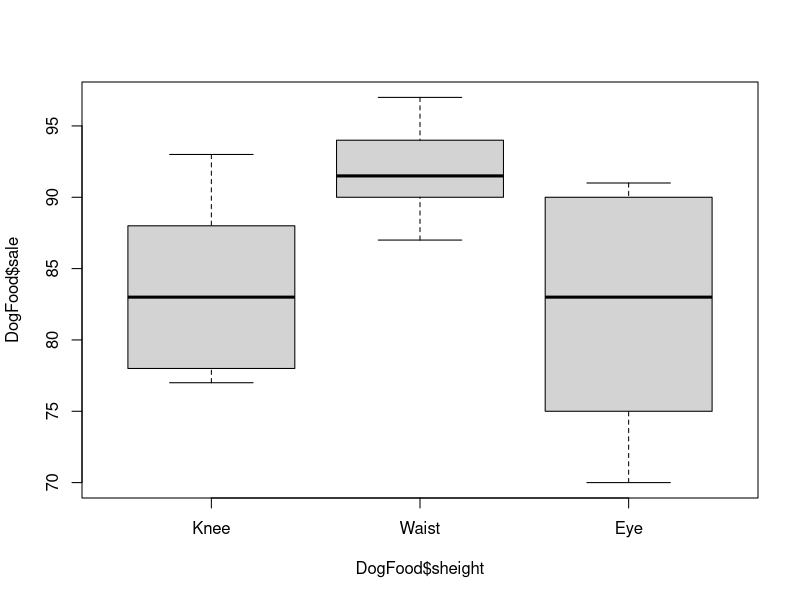
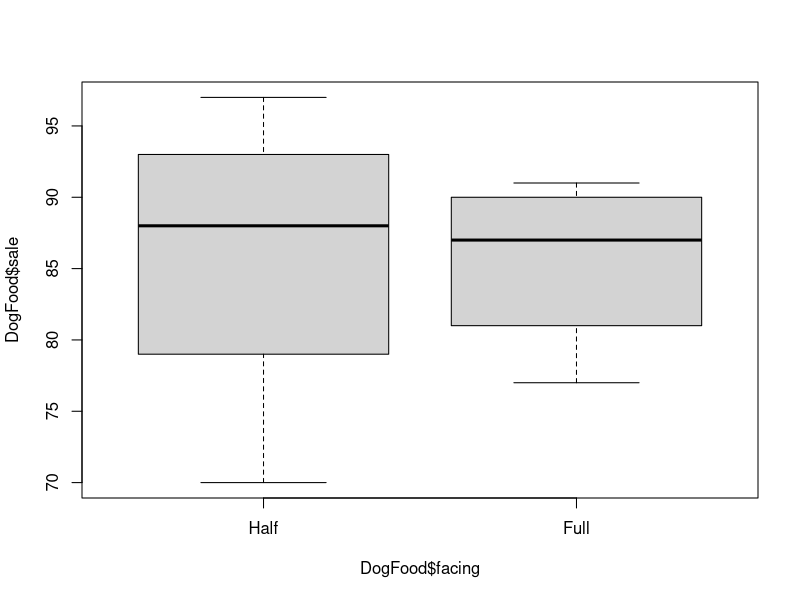
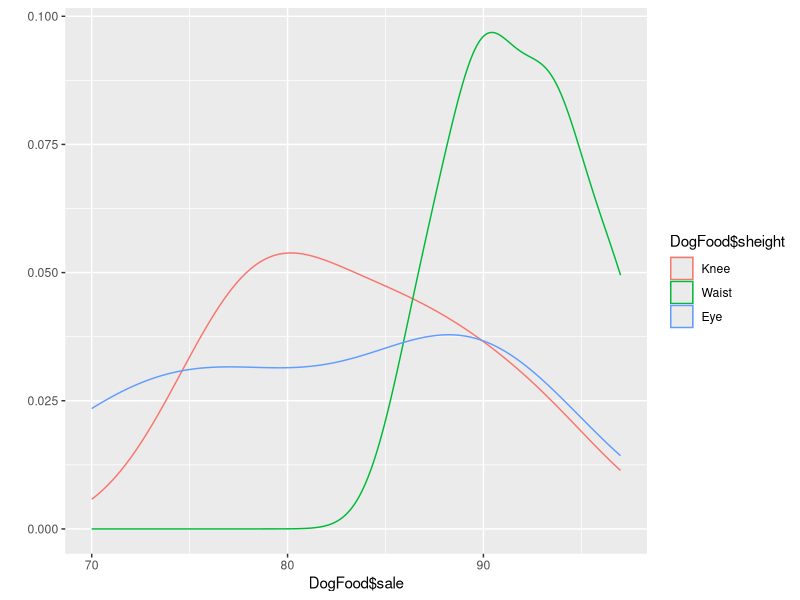
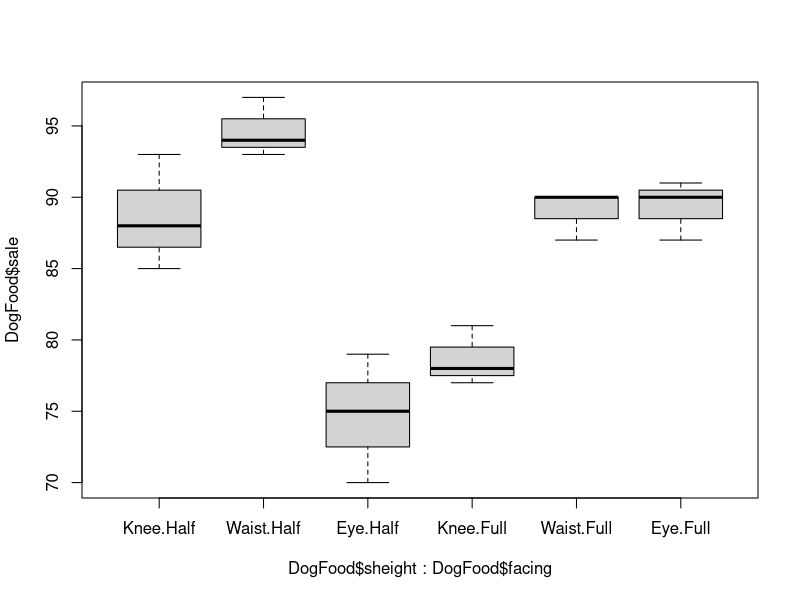
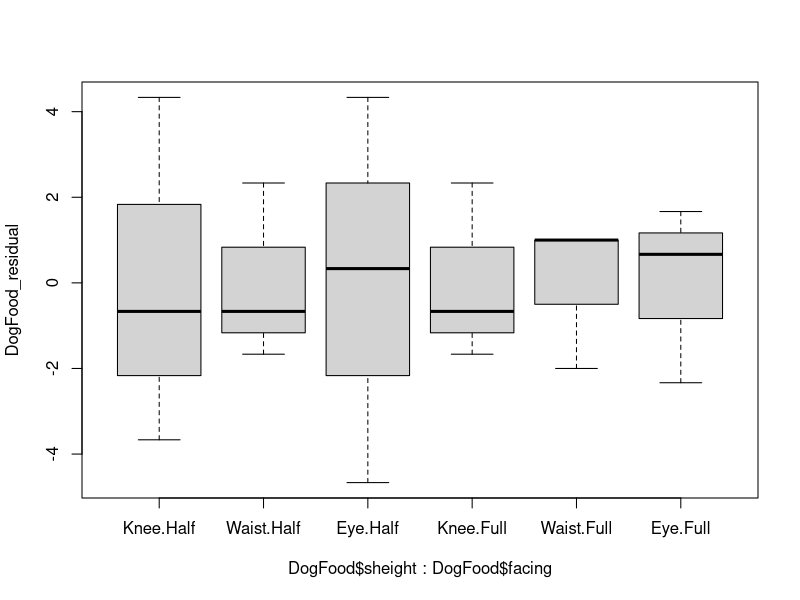
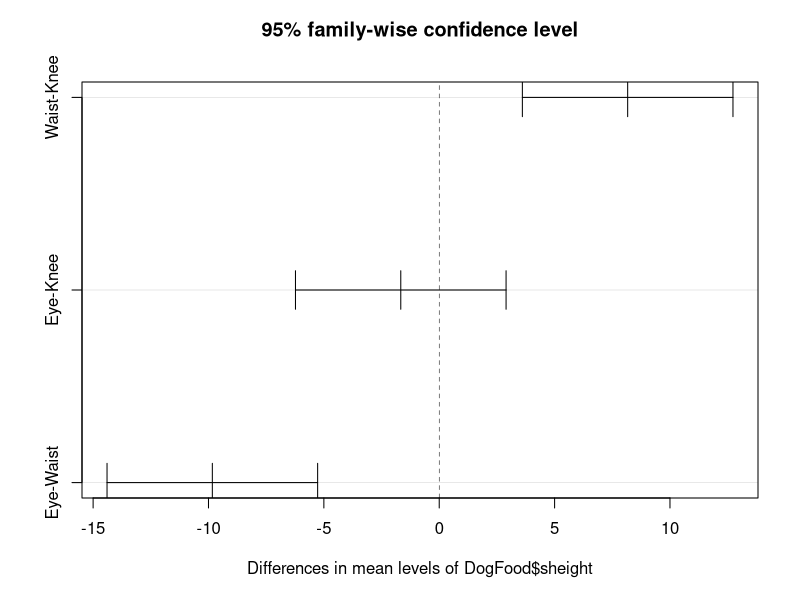
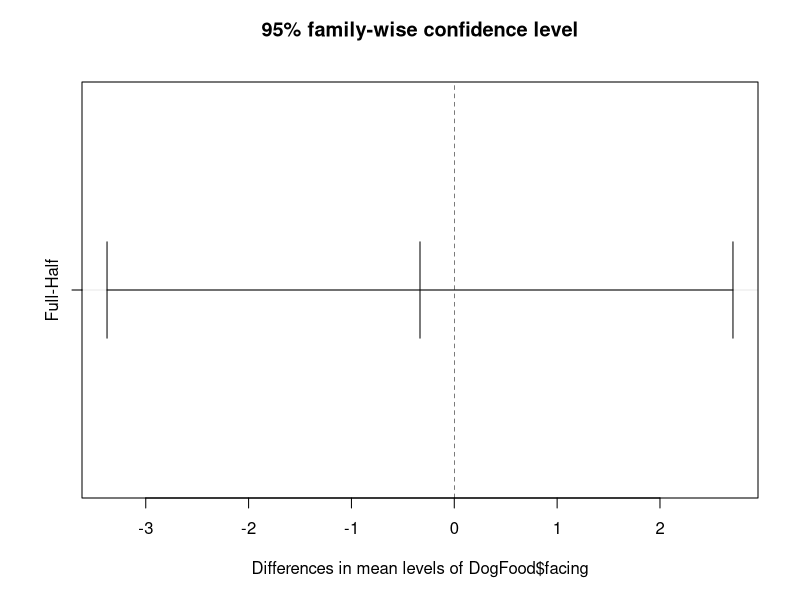
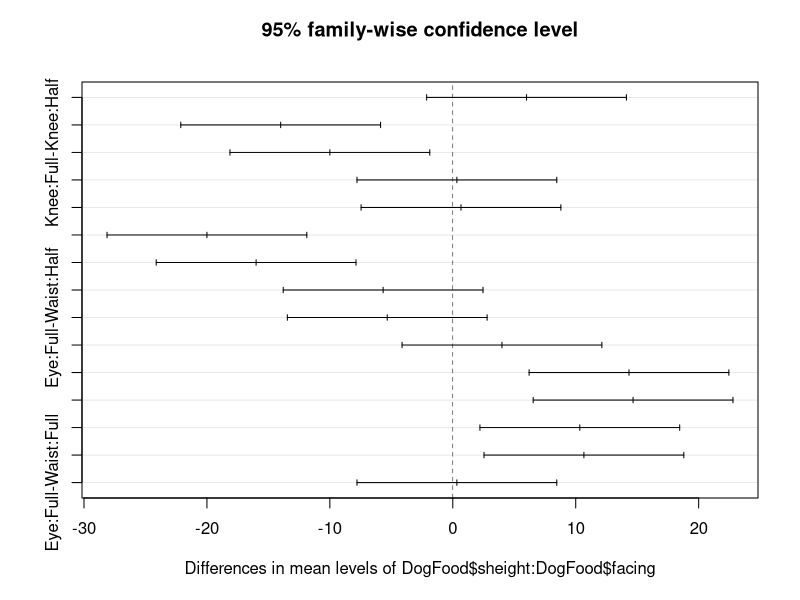

Recreate these plots in R, in order.
require(haven)
require(labelled)
require(ggplot2)
require(psych)
require(data.table)

setwd("~/Rscripts/annova")

DogFood <- read_sav("datafiles/DogFood.sav")

# convert list to data table
DogFood.table <- data.table(DogFood)

# Identity the factor and convert the data type to be a factor, else aov won't give correct results.
DogFood$sheight = to_factor(DogFood$sheight)
DogFood$facing = to_factor(DogFood$facing)


# Plot the boxplot by individual factor
boxplot(DogFood$sale ~ DogFood$sheight)
boxplot(DogFood$sale ~ DogFood$facing)

# Super imposed denisty plot by factor
qplot(DogFood$sale, colour=DogFood$sheight, data=DogFood, geom="density")

# Get the descritives table by each group
describeBy(DogFood$sale, DogFood$sheight)
describeBy(DogFood$sale, DogFood$facing)

# Get the annova table
DogFood_aov <- aov(DogFood$sale ~ DogFood$sheight + DogFood$facing + DogFood$sheight:DogFood$facing, data = DogFood)
summary(DogFood_aov)
DogFood_residual = residuals(DogFood_aov)

#Box plot across multiple factors
boxplot(DogFood$sale ~ DogFood$sheight * DogFood$facing, data = DogFood)
boxplot(DogFood_residual ~ DogFood$sheight * DogFood$facing, data = DogFood)


# Now run tukey's range test to analyze variations in means across individual groups
tk <- TukeyHSD(DogFood_aov)

# List the tukey's table
tk

# Plot to see variations in the means for each group pair
plot(tk)

# Get the means plot
plot.design(DogFood)

# Get the interaction plot
interaction.plot(DogFood$facing, DogFood$sheight, DogFood$sale, col=2:12, lty=1)
interaction.plot(DogFood$sheight, DogFood$facing, DogFood$sale, col=2:12, lty=1)
